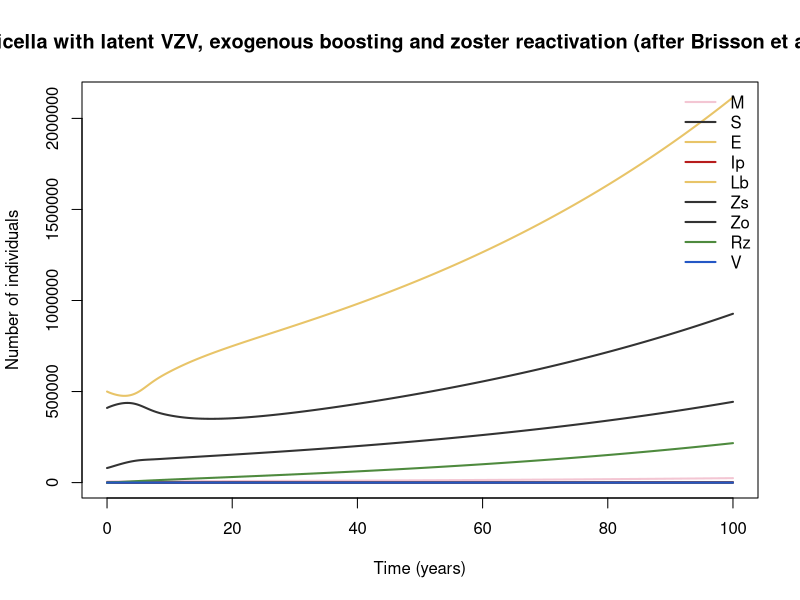

This chart was generated by the following R code:
## Varicella with latent VZV, exogenous boosting and zoster reactivation (after Brisson et al. 2000)
## Varicella / herpes zoster.
## Parameter values: 0 of 12 checked against the source; the rest are recalled or illustrative.
##
## Generated from a compartmental model diagram (model format v1).
## Regenerating from the same diagram always gives this exact file.
##
## Compartments: M, S, E, Ip, Lb, Zs, Zo, Rz, V
## Flows (time unit: years):
##   (outside) -> M  : (1 - p_vac) * mu * N
##   (outside) -> V  : p_vac * mu * N
##   M -> S          : xi_m * M
##   S -> E          : foi * S
##   E -> Ip         : sig_lat * E
##   Ip -> Lb        : g_rec * Ip
##   Lb -> Zs        : w_boost * Lb
##   Zs -> Lb        : boost_f * foi * Zs
##   Zs -> Zo        : react * Zs
##   Zo -> Rz        : z_rec * Zo
##   M -> (outside)  : mu * M

library(deSolve)

# ---- Time ------------------------------------------------------------
times <- seq(0, 100, by = 0.1)  # years

# ---- Parameters ------------------------------------------------------
parameters <- c(
  R0_v = 8,            # illustrative (varicella R0 is often given as 7–12)
  sig_lat = 365 / 14,  # 14-day latent period (1/year) [illustrative]
  g_rec = 365 / 7,     # 7-day infectious period (1/year) [illustrative]
  xi_m = 2,            # loss of maternal protection (1/year) [illustrative]
  w_boost = 1 / 20,    # loss of boosted protection (1/year)
  boost_f = 1,         # fraction of varicella exposures that boost latent people [illustrative]
  react = 0.004,       # zoster reactivation rate in Zs (1/year) [illustrative]
  z_rec = 365 / 21,    # zoster duration (1/year) [illustrative]
  rel_z = 0.2,         # infectiousness of zoster relative to varicella [illustrative]
  p_vac = 0,           # fraction of births vaccinated; vary between 0 and 0.9 [illustrative]
  mu = 0.0133,         # birth = death rate (1/year) [illustrative]
  N0 = 1e6             # value taken from the notes text [recalled]
)

# ---- Initial conditions ----------------------------------------------
state <- with(as.list(parameters), {
  M <- 0.005 * N0  # maternally protected
  S <- 0.08 * N0   # susceptible to varicella
  E <- 0           # latent (pre-infectious) varicella
  Ip <- 100        # varicella, infectious
  Lb <- 0.5 * N0   # VZV-latent, boosted (protected from zoster)
  Zs <- 0.41 * N0  # VZV-latent, susceptible to zoster
  Zo <- 0          # active zoster
  Rz <- 0          # post-zoster, immune
  V <- 0           # varicella-vaccinated, immune; vaccine-strain latency ignored
  c(M = M, S = S, E = E, Ip = Ip, Lb = Lb, Zs = Zs, Zo = Zo, Rz = Rz, V = V)
})

# ---- Model equations -------------------------------------------------
varicella_zoster_brisson_model <- function(t, state, parameters) {
  with(as.list(c(state, parameters)), {
    # Total population
    N <- M + S + E + Ip + Lb + Zs + Zo + Rz + V

    # Derived quantities
    foi <- R0_v * (g_rec + mu) * (Ip + rel_z * Zo) / N

    # Rates of change
    dM <- (1 - p_vac) * mu * N - xi_m * M - mu * M
    dS <- xi_m * M - foi * S
    dE <- foi * S - sig_lat * E
    dIp <- sig_lat * E - g_rec * Ip
    dLb <- g_rec * Ip - w_boost * Lb + boost_f * foi * Zs
    dZs <- w_boost * Lb - boost_f * foi * Zs - react * Zs
    dZo <- react * Zs - z_rec * Zo
    dRz <- z_rec * Zo
    dV <- p_vac * mu * N

    list(c(dM, dS, dE, dIp, dLb, dZs, dZo, dRz, dV))
  })
}

# ---- Solve -----------------------------------------------------------
out <- ode(y = state, times = times, func = varicella_zoster_brisson_model, parms = parameters)
out <- as.data.frame(out)

# ---- Plot ------------------------------------------------------------
compartment_cols <- c(M = "#F3C6D3", S = "#333333", E = "#E8C468", Ip = "#B71C1C", Lb = "#E8C468", Zs = "#333333", Zo = "#333333", Rz = "#4E8A3E", V = "#2457C5")
matplot(out$time, out[, names(compartment_cols)], type = "l", lty = 1, lwd = 2,
        col = compartment_cols, xlab = "Time (years)", ylab = "Number of individuals",
        main = "Varicella with latent VZV, exogenous boosting and zoster reactivation (after Brisson et al. 2000)")
legend("topright", legend = names(compartment_cols), col = compartment_cols,
       lty = 1, lwd = 2, bty = "n")
